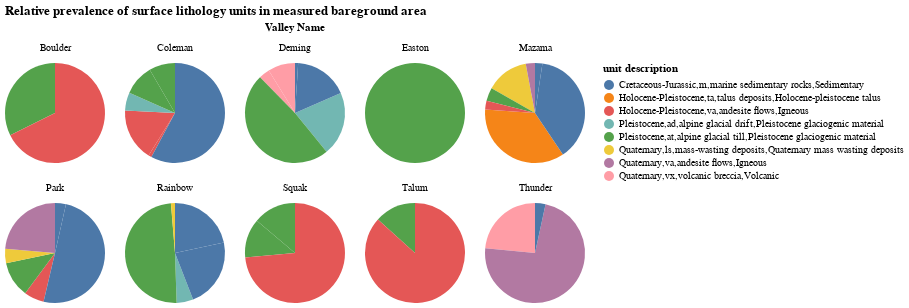

The notebook cell this image was saved under:
### Code cell
src = bareground_lithology_by_valley.copy()

# REMOVE LEAST COMMON 5 UNITS
src = src[~src['unit description'].isin(least_common_5_units)]

# normalize area of of each unit by total area measured in each valley
src['AREA'] = src['AREA'] / src.groupby('Valley Name')['AREA'].transform('sum')

alt.Chart(src).mark_arc().encode(
    alt.Theta("AREA:Q"),
    alt.Color("unit description:N"),
    alt.Facet("Valley Name:N", columns=5)
).properties(
    width=100, height=100,
    title = 'Relative prevalence of surface lithology units in measured bareground area'
).configure_view(strokeWidth=0).configure_legend(labelLimit=0)

### Figure 1 — Vega-Lite specification as saved in the notebook (floating-point values rounded to 4 significant figures; data arrays with more than 128 entries replaced by an {"elided": "..."} marker saying what was removed)
{"config": {"view": {"continuousWidth": 400, "continuousHeight": 300, "strokeWidth": 0}, "legend": {"labelLimit": 0}}, "data": {"name": "data-b1c83c7b6200b7d238d47479bbd13499"}, "mark": "arc", "encoding": {"color": {"field": "unit description", "type": "nominal"}, "facet": {"columns": 5, "field": "Valley Name", "type": "nominal"}, "theta": {"field": "AREA", "type": "quantitative"}}, "height": 100, "title": "Relative prevalence of surface lithology units in measured bareground area", "width": 100, "$schema": "https://vega.github.io/schema/vega-lite/v4.17.0.json", "datasets": {"data-b1c83c7b6200b7d238d47479bbd13499": [{"Valley Name": "Boulder", "level_1": 190, "AREA": 0.3234, "PERIMETER": 36270.0, "GUNIT_": 1102, "GUNIT_ID": 1103, "GUNIT_LABE": "Qat", "GMAP_ID": 111, "unit description": "Pleistocene,at,alpine glacial till,Pleistocene glaciogenic material", "description": "Pleistocene glaciogenic material", "type": "Feature", "geometry": {"type": "MultiPolygon", "coordinates": {"elided": "3 rows, 448 float values in total"}}}, {"Valley Name": "Boulder", "level_1": 156, "AREA": 0.6766, "PERIMETER": 146500.0, "GUNIT_": 1013, "GUNIT_ID": 1014, "GUNIT_LABE": "Qva(b)", "GMAP_ID": 111, "unit description": "Holocene-Pleistocene,va,andesite flows,Igneous", "description": "Igneous", "type": "Feature", "geometry": {"type": "MultiPolygon", "coordinates": {"elided": "2 rows, 742 float values in total"}}}, {"Valley Name": "Coleman", "level_1": 136, "AREA": 0.01023, "PERIMETER": 8827.0, "GUNIT_": 950, "GUNIT_ID": 951, "GUNIT_LABE": "Qva(b)", "GMAP_ID": 111, "unit description": "Holocene-Pleistocene,va,andesite flows,Igneous", "description": "Igneous", "type": "Feature", "geometry": {"type": "MultiPolygon", "coordinates": [[[[582800.0, 5406000.0], [582800.0, 5406000.0], [582800.0, 5406000.0], [582900.0, 5406000.0], [582900.0, 5406000.0], [582800.0, 5406000.0], [582800.0, 5406000.0], [582800.0, 5406000.0], [582800.0, 5406000.0], [582800.0, 5406000.0], [582800.0, 5406000.0]]], [[[583300.0, 5406000.0], [583300.0, 5406000.0], [583300.0, 5406000.0], [583300.0, 5406000.0], [583200.0, 5406000.0], [583200.0, 5406000.0], [583200.0, 5406000.0], [583200.0, 5406000.0], [583300.0, 5406000.0]]]]}}, {"Valley Name": "Coleman", "level_1": 139, "AREA": 0.1693, "PERIMETER": 7149.0, "GUNIT_": 957, "GUNIT_ID": 958, "GUNIT_LABE": "Qva(b)", "GMAP_ID": 111, "unit description": "Holocene-Pleistocene,va,andesite flows,Igneous", "description": "Igneous", "type": "Feature", "geometry": {"type": "Polygon", "coordinates": [[[584200.0, 5406000.0], [584300.0, 5406000.0], [584400.0, 5406000.0], [584400.0, 5406000.0], [584400.0, 5406000.0], [584300.0, 5406000.0], [584300.0, 5406000.0], [584300.0, 5406000.0], [584300.0, 5406000.0], [584300.0, 5406000.0], [584200.0, 5406000.0], [584200.0, 5406000.0], [584300.0, 5406000.0], [584400.0, 5405000.0], [584500.0, 5405000.0], [584400.0, 5405000.0], [584400.0, 5405000.0], [584400.0, 5405000.0], [584300.0, 5405000.0], [584300.0, 5405000.0], [584300.0, 5405000.0], [584300.0, 5405000.0], [584300.0, 5405000.0], [584200.0, 5405000.0], [584200.0, 5405000.0], [584100.0, 5405000.0], [584100.0, 5406000.0], [584100.0, 5406000.0], [584100.0, 5406000.0], [584100.0, 5406000.0], [584100.0, 5406000.0], [584100.0, 5406000.0], [584000.0, 5406000.0], [584000.0, 5406000.0], [584000.0, 5406000.0], [584100.0, 5406000.0], [584100.0, 5406000.0], [584100.0, 5406000.0], [584100.0, 5406000.0], [584100.0, 5406000.0], [584100.0, 5406000.0], [584100.0, 5406000.0], [584100.0, 5406000.0], [584200.0, 5406000.0], [584200.0, 5406000.0], [584200.0, 5406000.0], [584200.0, 5406000.0], [584200.0, 5406000.0], [584200.0, 5406000.0], [584200.0, 5406000.0]]]}}, {"Valley Name": "Coleman", "level_1": 96, "AREA": 0.05908, "PERIMETER": 73670.0, "GUNIT_": 863, "GUNIT_ID": 864, "GUNIT_LABE": "Qad", "GMAP_ID": 111, "unit description": "Pleistocene,ad,alpine glacial drift,Pleistocene glaciogenic material", "description": "Pleistocene glaciogenic material", "type": "Feature", "geometry": {"type": "MultiPolygon", "coordinates": [[[[582700.0, 5406000.0], [582700.0, 5406000.0], [582700.0, 5406000.0], [582800.0, 5406000.0], [582800.0, 5406000.0], [582900.0, 5406000.0], [583000.0, 5406000.0], [583000.0, 5406000.0], [583000.0, 5406000.0], [583000.0, 5406000.0], [583000.0, 5406000.0], [583000.0, 5406000.0], [583000.0, 5406000.0], [583000.0, 5406000.0], [582900.0, 5406000.0], [582900.0, 5406000.0], [582900.0, 5406000.0], [582800.0, 5406000.0], [582800.0, 5406000.0], [582800.0, 5406000.0], [582800.0, 5406000.0], [582700.0, 5406000.0], [582700.0, 5406000.0], [582600.0, 5406000.0], [582700.0, 5406000.0]]], [[[583400.0, 5406000.0], [583400.0, 5406000.0], [583400.0, 5406000.0], [583400.0, 5406000.0], [583400.0, 5406000.0], [583300.0, 5406000.0], [583300.0, 5406000.0], [583400.0, 5406000.0]]], [[[583400.0, 5406000.0], [583300.0, 5406000.0], [583300.0, 5406000.0], [583300.0, 5406000.0], [583300.0, 5406000.0], [583200.0, 5406000.0], [583200.0, 5406000.0], [583200.0, 5406000.0], [583300.0, 5406000.0], [583300.0, 5406000.0], [583300.0, 5406000.0], [583400.0, 5406000.0], [583400.0, 5406000.0], [583400.0, 5406000.0]]]]}}, {"Valley Name": "Coleman", "level_1": 131, "AREA": 0.09902, "PERIMETER": 9596.0, "GUNIT_": 934, "GUNIT_ID": 935, "GUNIT_LABE": "Qat", "GMAP_ID": 111, "unit description": "Pleistocene,at,alpine glacial till,Pleistocene glaciogenic material", "description": "Pleistocene glaciogenic material", "type": "Feature", "geometry": {"type": "MultiPolygon", "coordinates": {"elided": "6 rows, 486 float values in total"}}}, {"Valley Name": "Coleman", "level_1": 1, "AREA": 0.5782, "PERIMETER": 647800.0, "GUNIT_": 469, "GUNIT_ID": 468, "GUNIT_LABE": "KJm(n1)", "GMAP_ID": 111, "unit description": "Cretaceous-Jurassic,m,marine sedimentary rocks,Sedimentary", "description": "Sedimentary", "type": "Feature", "geometry": {"type": "MultiPolygon", "coordinates": {"elided": "12 rows, 928 float values in total"}}}, {"Valley Name": "Coleman", "level_1": 121, "AREA": 0.08419, "PERIMETER": 15110.0, "GUNIT_": 909, "GUNIT_ID": 910, "GUNIT_LABE": "Qat", "GMAP_ID": 111, "unit description": "Pleistocene,at,alpine glacial till,Pleistocene glaciogenic material", "description": "Pleistocene glaciogenic material", "type": "Feature", "geometry": {"type": "MultiPolygon", "coordinates": {"elided": "3 rows, 138 float values in total"}}}, {"Valley Name": "Deming", "level_1": 199, "AREA": 0.03545, "PERIMETER": 25160.0, "GUNIT_": 1140, "GUNIT_ID": 1141, "GUNIT_LABE": "Qvx(b)", "GMAP_ID": 111, "unit description": "Quaternary,vx,volcanic breccia,Volcanic", "description": "Volcanic", "type": "Feature", "geometry": {"type": "MultiPolygon", "coordinates": [[[[583300.0, 5399000.0], [583400.0, 5399000.0], [583400.0, 5399000.0], [583400.0, 5399000.0], [583400.0, 5399000.0], [583400.0, 5399000.0], [583300.0, 5399000.0], [583300.0, 5399000.0], [583300.0, 5399000.0], [583300.0, 5399000.0], [583300.0, 5399000.0]]], [[[583500.0, 5399000.0], [583600.0, 5399000.0], [583600.0, 5399000.0], [583600.0, 5399000.0], [583600.0, 5399000.0], [583600.0, 5399000.0], [583600.0, 5399000.0], [583600.0, 5399000.0], [583700.0, 5399000.0], [583700.0, 5399000.0], [583700.0, 5399000.0], [583700.0, 5399000.0], [583700.0, 5399000.0], [583700.0, 5399000.0], [583700.0, 5399000.0], [583600.0, 5399000.0], [583700.0, 5399000.0], [583600.0, 5399000.0], [583600.0, 5399000.0], [583600.0, 5399000.0], [583600.0, 5399000.0], [583500.0, 5399000.0], [583500.0, 5399000.0], [583500.0, 5399000.0], [583500.0, 5399000.0], [583500.0, 5399000.0]], [[583600.0, 5399000.0], [583600.0, 5399000.0], [583600.0, 5399000.0], [583600.0, 5399000.0], [583600.0, 5399000.0], [583600.0, 5399000.0], [583600.0, 5399000.0], [583600.0, 5399000.0], [583600.0, 5399000.0], [583600.0, 5399000.0], [583500.0, 5399000.0], [583500.0, 5399000.0], [583500.0, 5399000.0], [583500.0, 5399000.0], [583500.0, 5399000.0], [583500.0, 5399000.0], [583600.0, 5399000.0], [583600.0, 5399000.0], [583600.0, 5399000.0], [583600.0, 5399000.0], [583600.0, 5399000.0], [583600.0, 5399000.0], [583600.0, 5399000.0], [583600.0, 5399000.0], [583600.0, 5399000.0], [583600.0, 5399000.0], [583600.0, 5399000.0]]]]}}, {"Valley Name": "Deming", "level_1": 204, "AREA": 0.2069, "PERIMETER": 54920.0, "GUNIT_": 1153, "GUNIT_ID": 1154, "GUNIT_LABE": "Qad", "GMAP_ID": 111, "unit description": "Pleistocene,ad,alpine glacial drift,Pleistocene glaciogenic material", "description": "Pleistocene glaciogenic material", "type": "Feature", "geometry": {"type": "MultiPolygon", "coordinates": {"elided": "7 rows, 530 float values in total"}}}, {"Valley Name": "Deming", "level_1": 212, "AREA": 0.01015, "PERIMETER": 975.1, "GUNIT_": 1188, "GUNIT_ID": 1189, "GUNIT_LABE": "KJm(n2)", "GMAP_ID": 111, "unit description": "Cretaceous-Jurassic,m,marine sedimentary rocks,Sedimentary", "description": "Sedimentary", "type": "Feature", "geometry": {"type": "Polygon", "coordinates": [[[582100.0, 5399000.0], [582100.0, 5399000.0], [582100.0, 5399000.0], [582100.0, 5399000.0], [582000.0, 5399000.0], [582000.0, 5399000.0], [582000.0, 5399000.0], [582000.0, 5399000.0], [582000.0, 5399000.0], [582000.0, 5399000.0], [582000.0, 5399000.0], [582000.0, 5399000.0], [582000.0, 5399000.0], [582000.0, 5399000.0], [582000.0, 5399000.0], [582000.0, 5399000.0], [582000.0, 5399000.0], [582000.0, 5399000.0], [582000.0, 5399000.0], [582000.0, 5399000.0], [582000.0, 5399000.0], [582000.0, 5399000.0], [582000.0, 5399000.0], [582000.0, 5399000.0], [582100.0, 5399000.0], [582100.0, 5399000.0], [582100.0, 5399000.0], [582100.0, 5399000.0], [582100.0, 5399000.0], [582100.0, 5399000.0], [582100.0, 5399000.0]]]}}, {"Valley Name": "Deming", "level_1": 203, "AREA": 0.4854, "PERIMETER": 25630.0, "GUNIT_": 1151, "GUNIT_ID": 1152, "GUNIT_LABE": "Qat", "GMAP_ID": 111, "unit description": "Pleistocene,at,alpine glacial till,Pleistocene glaciogenic material", "description": "Pleistocene glaciogenic material", "type": "Feature", "geometry": {"type": "MultiPolygon", "coordinates": {"elided": "8 rows, 1114 float values in total"}}}, {"Valley Name": "Deming", "level_1": 206, "AREA": 0.1741, "PERIMETER": 6826.0, "GUNIT_": 1159, "GUNIT_ID": 1160, "GUNIT_LABE": "KJm(n1)", "GMAP_ID": 111, "unit description": "Cretaceous-Jurassic,m,marine sedimentary rocks,Sedimentary", "description": "Sedimentary", "type": "Feature", "geometry": {"type": "MultiPolygon", "coordinates": {"elided": "5 rows, 590 float values in total"}}}, {"Valley Name": "Deming", "level_1": 175, "AREA": 0.08795, "PERIMETER": 88230.0, "GUNIT_": 1058, "GUNIT_ID": 1059, "GUNIT_LABE": "Qvx(b)", "GMAP_ID": 111, "unit description": "Quaternary,vx,volcanic breccia,Volcanic", "description": "Volcanic", "type": "Feature", "geometry": {"type": "Polygon", "coordinates": [[[583800.0, 5400000.0], [583700.0, 5400000.0], [583700.0, 5400000.0], [583600.0, 5400000.0], [583500.0, 5400000.0], [583500.0, 5400000.0], [583400.0, 5400000.0], [583400.0, 5400000.0], [583400.0, 5400000.0], [583400.0, 5400000.0], [583400.0, 5400000.0], [583400.0, 5400000.0], [583400.0, 5400000.0], [583400.0, 5400000.0], [583400.0, 5400000.0], [583400.0, 5400000.0], [583500.0, 5400000.0], [583500.0, 5400000.0], [583500.0, 5400000.0], [583500.0, 5400000.0], [583500.0, 5400000.0], [583500.0, 5400000.0], [583500.0, 5400000.0], [583500.0, 5400000.0], [583500.0, 5400000.0], [583500.0, 5400000.0], [583500.0, 5400000.0], [583500.0, 5400000.0], [583500.0, 5400000.0], [583500.0, 5400000.0], [583500.0, 5400000.0], [583500.0, 5400000.0], [583500.0, 5400000.0], [583500.0, 5400000.0], [583500.0, 5400000.0], [583500.0, 5400000.0], [583500.0, 5400000.0], [583500.0, 5400000.0], [583500.0, 5400000.0], [583500.0, 5400000.0], [583600.0, 5400000.0], [583600.0, 5400000.0], [583600.0, 5400000.0], [583600.0, 5400000.0], [583700.0, 5400000.0], [583700.0, 5400000.0], [583700.0, 5400000.0], [583700.0, 5400000.0], [583800.0, 5400000.0], [583800.0, 5400000.0], [583800.0, 5400000.0], [583800.0, 5400000.0], [583900.0, 5400000.0], [583800.0, 5400000.0]]]}}, {"Valley Name": "Easton", "level_1": 211, "AREA": 1.0, "PERIMETER": 62380.0, "GUNIT_": 1180, "GUNIT_ID": 1181, "GUNIT_LABE": "Qat", "GMAP_ID": 111, "unit description": "Pleistocene,at,alpine glacial till,Pleistocene glaciogenic material", "description": "Pleistocene glaciogenic material", "type": "Feature", "geometry": {"type": "MultiPolygon", "coordinates": {"elided": "5 rows, 2084 float values in total"}}}, {"Valley Name": "Easton", "level_1": 208, "AREA": 3.724e-05, "PERIMETER": 7574.0, "GUNIT_": 1164, "GUNIT_ID": 1165, "GUNIT_LABE": "Qva(b)", "GMAP_ID": 111, "unit description": "Holocene-Pleistocene,va,andesite flows,Igneous", "description": "Igneous", "type": "Feature", "geometry": {"type": "Polygon", "coordinates": [[[585800.0, 5399000.0], [585800.0, 5399000.0], [585800.0, 5399000.0], [585800.0, 5399000.0]]]}}, {"Valley Name": "Mazama", "level_1": 90, "AREA": 0.138, "PERIMETER": 9947.0, "GUNIT_": 851, "GUNIT_ID": 852, "GUNIT_LABE": "Qls", "GMAP_ID": 111, "unit description": "Quaternary,ls,mass-wasting deposits,Quaternary mass wasting deposits", "description": "Quaternary mass wasting deposits", "type": "Feature", "geometry": {"type": "MultiPolygon", "coordinates": {"elided": "2 rows, 140 float values in total"}}}, {"Valley Name": "Mazama", "level_1": 74, "AREA": 0.04309, "PERIMETER": 18810.0, "GUNIT_": 813, "GUNIT_ID": 814, "GUNIT_LABE": "Qat", "GMAP_ID": 111, "unit description": "Pleistocene,at,alpine glacial till,Pleistocene glaciogenic material", "description": "Pleistocene glaciogenic material", "type": "Feature", "geometry": {"type": "Polygon", "coordinates": [[[589100.0, 5408000.0], [589000.0, 5408000.0], [589000.0, 5408000.0], [589000.0, 5408000.0], [588900.0, 5408000.0], [588900.0, 5408000.0], [588900.0, 5408000.0], [588900.0, 5408000.0], [588900.0, 5408000.0], [588800.0, 5408000.0], [588800.0, 5408000.0], [588800.0, 5408000.0], [588800.0, 5408000.0], [588800.0, 5408000.0], [588900.0, 5408000.0], [588900.0, 5408000.0], [588900.0, 5408000.0], [588900.0, 5408000.0], [589000.0, 5408000.0], [589000.0, 5408000.0], [589100.0, 5408000.0], [589100.0, 5408000.0], [589100.0, 5408000.0], [589100.0, 5408000.0], [589100.0, 5408000.0], [589100.0, 5408000.0], [589100.0, 5408000.0], [589100.0, 5408000.0], [589100.0, 5408000.0], [589100.0, 5408000.0], [589100.0, 5408000.0], [589100.0, 5408000.0], [589100.0, 5408000.0], [589100.0, 5408000.0], [589100.0, 5408000.0], [589100.0, 5408000.0], [589100.0, 5408000.0], [589100.0, 5408000.0], [589100.0, 5408000.0], [589100.0, 5408000.0], [589100.0, 5408000.0], [589100.0, 5408000.0], [589100.0, 5408000.0], [589100.0, 5408000.0]]]}}, {"Valley Name": "Mazama", "level_1": 80, "AREA": 0.02376, "PERIMETER": 2696.0, "GUNIT_": 829, "GUNIT_ID": 830, "GUNIT_LABE": "KJm(n1)", "GMAP_ID": 111, "unit description": "Cretaceous-Jurassic,m,marine sedimentary rocks,Sedimentary", "description": "Sedimentary", "type": "Feature", "geometry": {"type": "Polygon", "coordinates": [[[588900.0, 5408000.0], [588900.0, 5408000.0], [588900.0, 5408000.0], [588900.0, 5408000.0], [588900.0, 5408000.0], [588900.0, 5408000.0], [588900.0, 5408000.0], [588900.0, 5408000.0], [588800.0, 5408000.0], [588800.0, 5408000.0], [588800.0, 5408000.0], [588800.0, 5408000.0], [588800.0, 5408000.0], [588800.0, 5408000.0], [588800.0, 5408000.0], [588800.0, 5408000.0], [588800.0, 5408000.0], [588800.0, 5408000.0], [588800.0, 5408000.0], [588800.0, 5408000.0], [588900.0, 5408000.0], [588900.0, 5408000.0], [588900.0, 5408000.0], [588900.0, 5408000.0], [588900.0, 5408000.0]]]}}, {"Valley Name": "Mazama", "level_1": 61, "AREA": 0.3552, "PERIMETER": 11320.0, "GUNIT_": 773, "GUNIT_ID": 774, "GUNIT_LABE": "Qta", "GMAP_ID": 111, "unit description": "Holocene-Pleistocene,ta,talus deposits,Holocene-pleistocene talus", "description": "Holocene-pleistocene talus", "type": "Feature", "geometry": {"type": "Polygon", "coordinates": {"elided": "1x175x2 float values"}}}, {"Valley Name": "Mazama", "level_1": 27, "AREA": 0.02978, "PERIMETER": 48550.0, "GUNIT_": 667, "GUNIT_ID": 668, "GUNIT_LABE": "Qva(p)", "GMAP_ID": 111, "unit description": "Quaternary,va,andesite flows,Igneous", "description": "Igneous", "type": "Feature", "geometry": {"type": "MultiPolygon", "coordinates": [[[[589000.0, 5408000.0], [589000.0, 5408000.0], [588900.0, 5408000.0], [588900.0, 5408000.0], [588900.0, 5408000.0], [588900.0, 5408000.0], [588900.0, 5408000.0], [588900.0, 5408000.0], [588900.0, 5408000.0], [588900.0, 5408000.0], [588900.0, 5408000.0], [588900.0, 5408000.0], [588900.0, 5408000.0], [588900.0, 5408000.0], [589000.0, 5408000.0], [589000.0, 5408000.0], [589000.0, 5408000.0], [589000.0, 5408000.0], [589000.0, 5408000.0], [589000.0, 5408000.0], [589000.0, 5408000.0], [589000.0, 5408000.0], [589000.0, 5408000.0], [589000.0, 5408000.0], [589000.0, 5408000.0], [589000.0, 5408000.0], [589000.0, 5408000.0], [589000.0, 5408000.0], [589000.0, 5408000.0], [589100.0, 5408000.0], [589100.0, 5408000.0], [589100.0, 5408000.0], [589100.0, 5408000.0], [589100.0, 5408000.0], [589100.0, 5408000.0], [589100.0, 5408000.0], [589000.0, 5408000.0]]], [[[588900.0, 5409000.0], [589000.0, 5409000.0], [589000.0, 5409000.0], [589000.0, 5409000.0], [589000.0, 5409000.0], [589000.0, 5409000.0], [589000.0, 5409000.0], [589000.0, 5409000.0], [589000.0, 5409000.0], [589000.0, 5409000.0], [589000.0, 5409000.0], [589000.0, 5409000.0], [589000.0, 5409000.0], [589000.0, 5409000.0], [589000.0, 5409000.0], [589000.0, 5409000.0], [589000.0, 5409000.0], [589000.0, 5409000.0], [589000.0, 5409000.0], [589000.0, 5409000.0], [588900.0, 5409000.0], [588900.0, 5409000.0]]]]}}, {"Valley Name": "Mazama", "level_1": 99, "AREA": 0.02821, "PERIMETER": 19510.0, "GUNIT_": 866, "GUNIT_ID": 867, "GUNIT_LABE": "Qva(b)", "GMAP_ID": 111, "unit description": "Holocene-Pleistocene,va,andesite flows,Igneous", "description": "Igneous", "type": "Feature", "geometry": {"type": "MultiPolygon", "coordinates": {"elided": "3 rows, 172 float values in total"}}}, {"Valley Name": "Mazama", "level_1": 1, "AREA": 0.3819, "PERIMETER": 647800.0, "GUNIT_": 469, "GUNIT_ID": 468, "GUNIT_LABE": "KJm(n1)", "GMAP_ID": 111, "unit description": "Cretaceous-Jurassic,m,marine sedimentary rocks,Sedimentary", "description": "Sedimentary", "type": "Feature", "geometry": {"type": "MultiPolygon", "coordinates": {"elided": "7 rows, 598 float values in total"}}}, {"Valley Name": "Park", "level_1": 156, "AREA": 0.06485, "PERIMETER": 146500.0, "GUNIT_": 1013, "GUNIT_ID": 1014, "GUNIT_LABE": "Qva(b)", "GMAP_ID": 111, "unit description": "Holocene-Pleistocene,va,andesite flows,Igneous", "description": "Igneous", "type": "Feature", "geometry": {"type": "MultiPolygon", "coordinates": [[[[591000.0, 5403000.0], [591000.0, 5403000.0], [591000.0, 5403000.0], [591000.0, 5403000.0], [590900.0, 5403000.0], [590900.0, 5403000.0], [590800.0, 5403000.0], [590800.0, 5403000.0], [590900.0, 5403000.0], [591000.0, 5403000.0], [591000.0, 5403000.0]]], [[[591100.0, 5403000.0], [591100.0, 5403000.0], [591100.0, 5403000.0], [591100.0, 5403000.0], [591100.0, 5403000.0], [591100.0, 5403000.0], [591000.0, 5403000.0], [591000.0, 5403000.0], [591000.0, 5403000.0], [591000.0, 5403000.0], [591000.0, 5403000.0], [590900.0, 5403000.0], [590900.0, 5403000.0], [590900.0, 5403000.0], [590900.0, 5403000.0], [590900.0, 5403000.0], [590900.0, 5403000.0], [590800.0, 5403000.0], [590800.0, 5403000.0], [590800.0, 5403000.0], [590900.0, 5403000.0], [590900.0, 5403000.0], [590900.0, 5403000.0], [591000.0, 5403000.0], [591000.0, 5403000.0], [591000.0, 5403000.0], [591100.0, 5403000.0]]], [[[590500.0, 5403000.0], [590500.0, 5403000.0], [590500.0, 5403000.0], [590500.0, 5403000.0], [590400.0, 5403000.0], [590400.0, 5403000.0], [590500.0, 5403000.0]]]]}}, {"Valley Name": "Park", "level_1": 173, "AREA": 0.1159, "PERIMETER": 16290.0, "GUNIT_": 1052, "GUNIT_ID": 1053, "GUNIT_LABE": "Qat", "GMAP_ID": 111, "unit description": "Pleistocene,at,alpine glacial till,Pleistocene glaciogenic material", "description": "Pleistocene glaciogenic material", "type": "Feature", "geometry": {"type": "Polygon", "coordinates": {"elided": "1x219x2 float values"}}}, {"Valley Name": "Park", "level_1": 174, "AREA": 0.03519, "PERIMETER": 50250.0, "GUNIT_": 1055, "GUNIT_ID": 1056, "GUNIT_LABE": "KJm(n4)", "GMAP_ID": 111, "unit description": "Cretaceous-Jurassic,m,marine sedimentary rocks,Sedimentary", "description": "Sedimentary", "type": "Feature", "geometry": {"type": "MultiPolygon", "coordinates": {"elided": "5 rows, 206 float values in total"}}}, {"Valley Name": "Park", "level_1": 170, "AREA": 0.04622, "PERIMETER": 7460.0, "GUNIT_": 1045, "GUNIT_ID": 1046, "GUNIT_LABE": "Qls", "GMAP_ID": 111, "unit description": "Quaternary,ls,mass-wasting deposits,Quaternary mass wasting deposits", "description": "Quaternary mass wasting deposits", "type": "Feature", "geometry": {"type": "MultiPolygon", "coordinates": [[[[591900.0, 5403000.0], [591900.0, 5403000.0], [591800.0, 5403000.0], [591800.0, 5403000.0], [591800.0, 5403000.0], [591800.0, 5403000.0], [591800.0, 5403000.0], [591800.0, 5403000.0], [591800.0, 5403000.0], [591800.0, 5403000.0], [591800.0, 5403000.0], [591800.0, 5403000.0], [591800.0, 5403000.0], [591800.0, 5403000.0], [591900.0, 5403000.0], [591900.0, 5403000.0], [591800.0, 5403000.0], [591800.0, 5403000.0], [591800.0, 5403000.0], [591800.0, 5403000.0], [591900.0, 5403000.0], [591900.0, 5403000.0], [591900.0, 5403000.0]]], [[[591800.0, 5404000.0], [591800.0, 5404000.0], [591800.0, 5403000.0], [591800.0, 5403000.0], [591800.0, 5403000.0], [591800.0, 5403000.0], [591800.0, 5403000.0], [591800.0, 5403000.0], [591800.0, 5403000.0], [591800.0, 5403000.0], [591700.0, 5403000.0], [591700.0, 5403000.0], [591700.0, 5403000.0], [591700.0, 5403000.0], [591600.0, 5403000.0], [591700.0, 5403000.0], [591700.0, 5403000.0], [591700.0, 5403000.0], [591700.0, 5403000.0], [591700.0, 5403000.0], [591700.0, 5403000.0], [591800.0, 5403000.0], [591800.0, 5403000.0], [591800.0, 5403000.0], [591700.0, 5403000.0], [591700.0, 5404000.0], [591700.0, 5404000.0], [591800.0, 5404000.0]]]]}}, {"Valley Name": "Park", "level_1": 146, "AREA": 0.2363, "PERIMETER": 72050.0, "GUNIT_": 980, "GUNIT_ID": 981, "GUNIT_LABE": "Qva(ld)", "GMAP_ID": 111, "unit description": "Quaternary,va,andesite flows,Igneous", "description": "Igneous", "type": "Feature", "geometry": {"type": "MultiPolygon", "coordinates": {"elided": "9 rows, 276 float values in total"}}}, {"Valley Name": "Park", "level_1": 160, "AREA": 0.5016, "PERIMETER": 10520.0, "GUNIT_": 1020, "GUNIT_ID": 1021, "GUNIT_LABE": "KJm(n1)", "GMAP_ID": 111, "unit description": "Cretaceous-Jurassic,m,marine sedimentary rocks,Sedimentary", "description": "Sedimentary", "type": "Feature", "geometry": {"type": "MultiPolygon", "coordinates": [[[[590400.0, 5404000.0], [590500.0, 5404000.0], [590500.0, 5404000.0], [590600.0, 5404000.0], [590700.0, 5404000.0], [590800.0, 5404000.0], [590800.0, 5404000.0], [590700.0, 5404000.0], [590700.0, 5404000.0], [590700.0, 5404000.0], [590800.0, 5404000.0], [590800.0, 5403000.0], [590800.0, 5403000.0], [590800.0, 5403000.0], [590800.0, 5403000.0], [590800.0, 5403000.0], [590800.0, 5403000.0], [590800.0, 5403000.0], [590700.0, 5403000.0], [590600.0, 5403000.0], [590500.0, 5403000.0], [590500.0, 5403000.0], [590500.0, 5403000.0], [590500.0, 5403000.0], [590400.0, 5404000.0], [590400.0, 5404000.0], [590400.0, 5404000.0], [590400.0, 5404000.0], [590300.0, 5404000.0], [590200.0, 5404000.0], [590200.0, 5404000.0], [590200.0, 5404000.0], [590200.0, 5404000.0], [590300.0, 5404000.0], [590400.0, 5404000.0], [590400.0, 5404000.0], [590400.0, 5404000.0]]], [[[590900.0, 5404000.0], [590900.0, 5404000.0], [590900.0, 5404000.0], [590900.0, 5404000.0], [590900.0, 5404000.0], [590900.0, 5403000.0], [590900.0, 5403000.0], [590900.0, 5403000.0], [590900.0, 5404000.0], [590900.0, 5404000.0], [590900.0, 5404000.0], [590900.0, 5404000.0], [590900.0, 5404000.0], [590900.0, 5404000.0]]]]}}, {"Valley Name": "Rainbow", "level_1": 150, "AREA": 0.05358, "PERIMETER": 10860.0, "GUNIT_": 992, "GUNIT_ID": 993, "GUNIT_LABE": "Qad", "GMAP_ID": 111, "unit description": "Pleistocene,ad,alpine glacial drift,Pleistocene glaciogenic material", "description": "Pleistocene glaciogenic material", "type": "Feature", "geometry": {"type": "Polygon", "coordinates": {"elided": "11 rows, 450 float values in total"}}}, {"Valley Name": "Rainbow", "level_1": 143, "AREA": 0.2166, "PERIMETER": 22890.0, "GUNIT_": 970, "GUNIT_ID": 972, "GUNIT_LABE": "KJm(n1)", "GMAP_ID": 111, "unit description": "Cretaceous-Jurassic,m,marine sedimentary rocks,Sedimentary", "description": "Sedimentary", "type": "Feature", "geometry": {"type": "MultiPolygon", "coordinates": {"elided": "2 rows, 496 float values in total"}}}, {"Valley Name": "Rainbow", "level_1": 127, "AREA": 0.4923, "PERIMETER": 23220.0, "GUNIT_": 923, "GUNIT_ID": 924, "GUNIT_LABE": "Qat", "GMAP_ID": 111, "unit description": "Pleistocene,at,alpine glacial till,Pleistocene glaciogenic material", "description": "Pleistocene glaciogenic material", "type": "Feature", "geometry": {"type": "Polygon", "coordinates": {"elided": "11 rows, 1042 float values in total"}}}, {"Valley Name": "Rainbow", "level_1": 132, "AREA": 0.2245, "PERIMETER": 15510.0, "GUNIT_": 935, "GUNIT_ID": 936, "GUNIT_LABE": "KJm(n4)", "GMAP_ID": 111, "unit description": "Cretaceous-Jurassic,m,marine sedimentary rocks,Sedimentary", "description": "Sedimentary", "type": "Feature", "geometry": {"type": "MultiPolygon", "coordinates": {"elided": "2 rows, 154 float values in total"}}}, {"Valley Name": "Rainbow", "level_1": 123, "AREA": 0.01307, "PERIMETER": 12210.0, "GUNIT_": 913, "GUNIT_ID": 914, "GUNIT_LABE": "Qls", "GMAP_ID": 111, "unit description": "Quaternary,ls,mass-wasting deposits,Quaternary mass wasting deposits", "description": "Quaternary mass wasting deposits", "type": "Feature", "geometry": {"type": "Polygon", "coordinates": [[[591800.0, 5406000.0], [591700.0, 5406000.0], [591700.0, 5406000.0], [591700.0, 5406000.0], [591700.0, 5406000.0], [591700.0, 5406000.0], [591700.0, 5406000.0], [591800.0, 5406000.0], [591800.0, 5406000.0], [591800.0, 5406000.0], [591800.0, 5406000.0], [591800.0, 5406000.0], [591800.0, 5406000.0], [591800.0, 5406000.0], [591800.0, 5406000.0], [591800.0, 5406000.0], [591800.0, 5406000.0], [591800.0, 5406000.0]]]}}, {"Valley Name": "Squak", "level_1": 211, "AREA": 0.1267, "PERIMETER": 62380.0, "GUNIT_": 1180, "GUNIT_ID": 1181, "GUNIT_LABE": "Qat", "GMAP_ID": 111, "unit description": "Pleistocene,at,alpine glacial till,Pleistocene glaciogenic material", "description": "Pleistocene glaciogenic material", "type": "Feature", "geometry": {"type": "Polygon", "coordinates": [[[587600.0, 5399000.0], [587500.0, 5399000.0], [587600.0, 5399000.0], [587600.0, 5399000.0], [587600.0, 5399000.0], [587600.0, 5399000.0], [587600.0, 5399000.0], [587600.0, 5399000.0], [587600.0, 5399000.0], [587700.0, 5399000.0], [587700.0, 5399000.0], [587600.0, 5399000.0], [587600.0, 5399000.0], [587700.0, 5399000.0], [587700.0, 5399000.0], [587700.0, 5399000.0], [587700.0, 5399000.0], [587700.0, 5399000.0], [587800.0, 5399000.0], [587800.0, 5399000.0], [587800.0, 5399000.0], [587700.0, 5399000.0], [587700.0, 5399000.0], [587800.0, 5399000.0], [587900.0, 5399000.0], [587900.0, 5399000.0], [587900.0, 5399000.0], [587900.0, 5399000.0], [587900.0, 5399000.0], [587900.0, 5399000.0], [587900.0, 5399000.0], [587900.0, 5399000.0], [587900.0, 5399000.0], [587800.0, 5399000.0], [587800.0, 5399000.0], [587800.0, 5399000.0], [587800.0, 5399000.0], [587800.0, 5399000.0], [587700.0, 5399000.0], [587700.0, 5399000.0], [587700.0, 5399000.0], [587700.0, 5399000.0], [587700.0, 5399000.0], [587600.0, 5399000.0], [587600.0, 5399000.0], [587600.0, 5399000.0]], [[587800.0, 5399000.0], [587800.0, 5399000.0], [587800.0, 5399000.0], [587800.0, 5399000.0], [587800.0, 5399000.0], [587800.0, 5399000.0], [587800.0, 5399000.0]], [[587700.0, 5399000.0], [587700.0, 5399000.0], [587700.0, 5399000.0], [587700.0, 5399000.0], [587700.0, 5399000.0], [587700.0, 5399000.0], [587700.0, 5399000.0], [587700.0, 5399000.0], [587700.0, 5399000.0], [587700.0, 5399000.0]]]}}, {"Valley Name": "Squak", "level_1": 205, "AREA": 0.138, "PERIMETER": 6167.0, "GUNIT_": 1156, "GUNIT_ID": 1157, "GUNIT_LABE": "Qat", "GMAP_ID": 111, "unit description": "Pleistocene,at,alpine glacial till,Pleistocene glaciogenic material", "description": "Pleistocene glaciogenic material", "type": "Feature", "geometry": {"type": "Polygon", "coordinates": [[[588000.0, 5400000.0], [588100.0, 5400000.0], [588100.0, 5400000.0], [588100.0, 5400000.0], [588200.0, 5400000.0], [588200.0, 5400000.0], [588300.0, 5400000.0], [588300.0, 5400000.0], [588300.0, 5400000.0], [588300.0, 5400000.0], [588300.0, 5399000.0], [588400.0, 5399000.0], [588400.0, 5399000.0], [588400.0, 5399000.0], [588400.0, 5399000.0], [588500.0, 5399000.0], [588500.0, 5399000.0], [588500.0, 5399000.0], [588500.0, 5399000.0], [588500.0, 5399000.0], [588500.0, 5399000.0], [588500.0, 5399000.0], [588400.0, 5399000.0], [588400.0, 5399000.0], [588400.0, 5399000.0], [588400.0, 5399000.0], [588400.0, 5399000.0], [588400.0, 5399000.0], [588400.0, 5399000.0], [588200.0, 5399000.0], [588100.0, 5400000.0], [588100.0, 5400000.0], [588000.0, 5400000.0], [588000.0, 5400000.0], [588000.0, 5400000.0], [588000.0, 5400000.0]]]}}, {"Valley Name": "Squak", "level_1": 156, "AREA": 0.7353, "PERIMETER": 146500.0, "GUNIT_": 1013, "GUNIT_ID": 1014, "GUNIT_LABE": "Qva(b)", "GMAP_ID": 111, "unit description": "Holocene-Pleistocene,va,andesite flows,Igneous", "description": "Igneous", "type": "Feature", "geometry": {"type": "MultiPolygon", "coordinates": {"elided": "3 rows, 1088 float values in total"}}}, {"Valley Name": "Talum", "level_1": 190, "AREA": 0.1331, "PERIMETER": 36270.0, "GUNIT_": 1102, "GUNIT_ID": 1103, "GUNIT_LABE": "Qat", "GMAP_ID": 111, "unit description": "Pleistocene,at,alpine glacial till,Pleistocene glaciogenic material", "description": "Pleistocene glaciogenic material", "type": "Feature", "geometry": {"type": "Polygon", "coordinates": {"elided": "8 rows, 278 float values in total"}}}, {"Valley Name": "Talum", "level_1": 156, "AREA": 0.8669, "PERIMETER": 146500.0, "GUNIT_": 1013, "GUNIT_ID": 1014, "GUNIT_LABE": "Qva(b)", "GMAP_ID": 111, "unit description": "Holocene-Pleistocene,va,andesite flows,Igneous", "description": "Igneous", "type": "Feature", "geometry": {"type": "MultiPolygon", "coordinates": {"elided": "5 rows, 866 float values in total"}}}, {"Valley Name": "Thunder", "level_1": 175, "AREA": 0.2348, "PERIMETER": 88230.0, "GUNIT_": 1058, "GUNIT_ID": 1059, "GUNIT_LABE": "Qvx(b)", "GMAP_ID": 111, "unit description": "Quaternary,vx,volcanic breccia,Volcanic", "description": "Volcanic", "type": "Feature", "geometry": {"type": "MultiPolygon", "coordinates": {"elided": "2 rows, 286 float values in total"}}}, {"Valley Name": "Thunder", "level_1": 162, "AREA": 0.7313, "PERIMETER": 42150.0, "GUNIT_": 1029, "GUNIT_ID": 1030, "GUNIT_LABE": "Qva(bb)", "GMAP_ID": 111, "unit description": "Quaternary,va,andesite flows,Igneous", "description": "Igneous", "type": "Feature", "geometry": {"type": "MultiPolygon", "coordinates": {"elided": "2 rows, 414 float values in total"}}}, {"Valley Name": "Thunder", "level_1": 1, "AREA": 0.03394, "PERIMETER": 647800.0, "GUNIT_": 469, "GUNIT_ID": 468, "GUNIT_LABE": "KJm(n1)", "GMAP_ID": 111, "unit description": "Cretaceous-Jurassic,m,marine sedimentary rocks,Sedimentary", "description": "Sedimentary", "type": "Feature", "geometry": {"type": "Polygon", "coordinates": {"elided": "1x183x2 float values"}}}]}}
